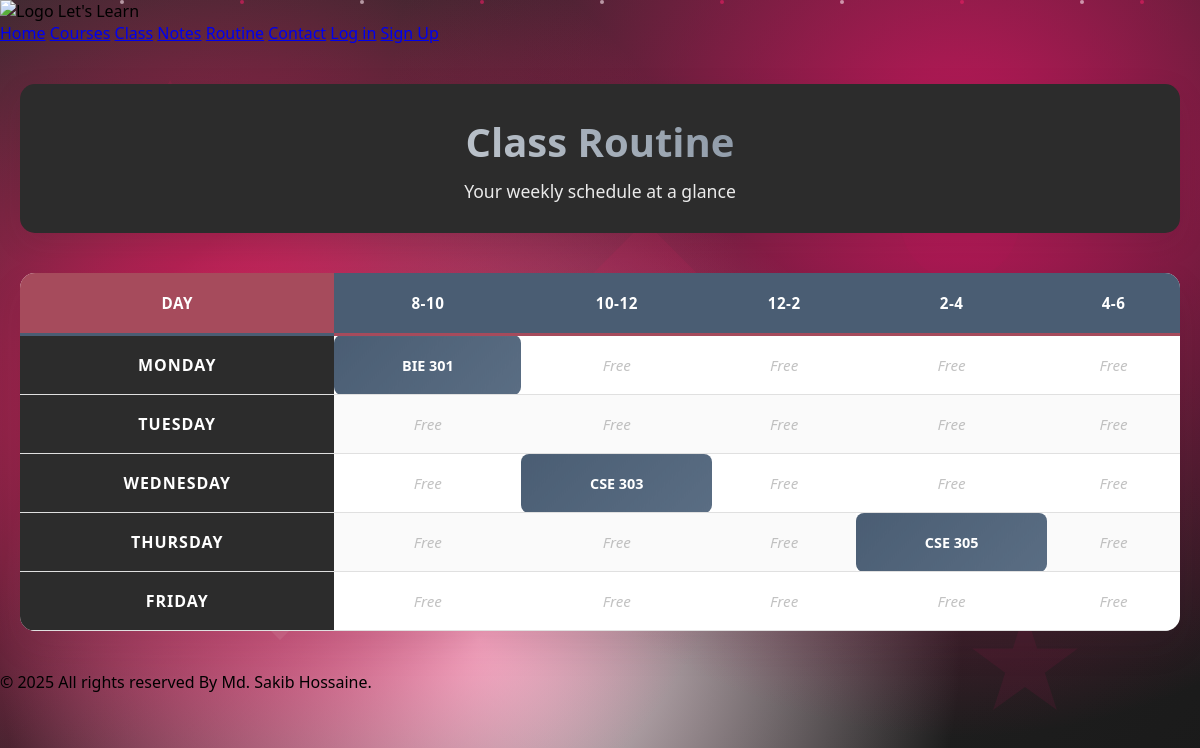
Before: /routine/ with the older database file.
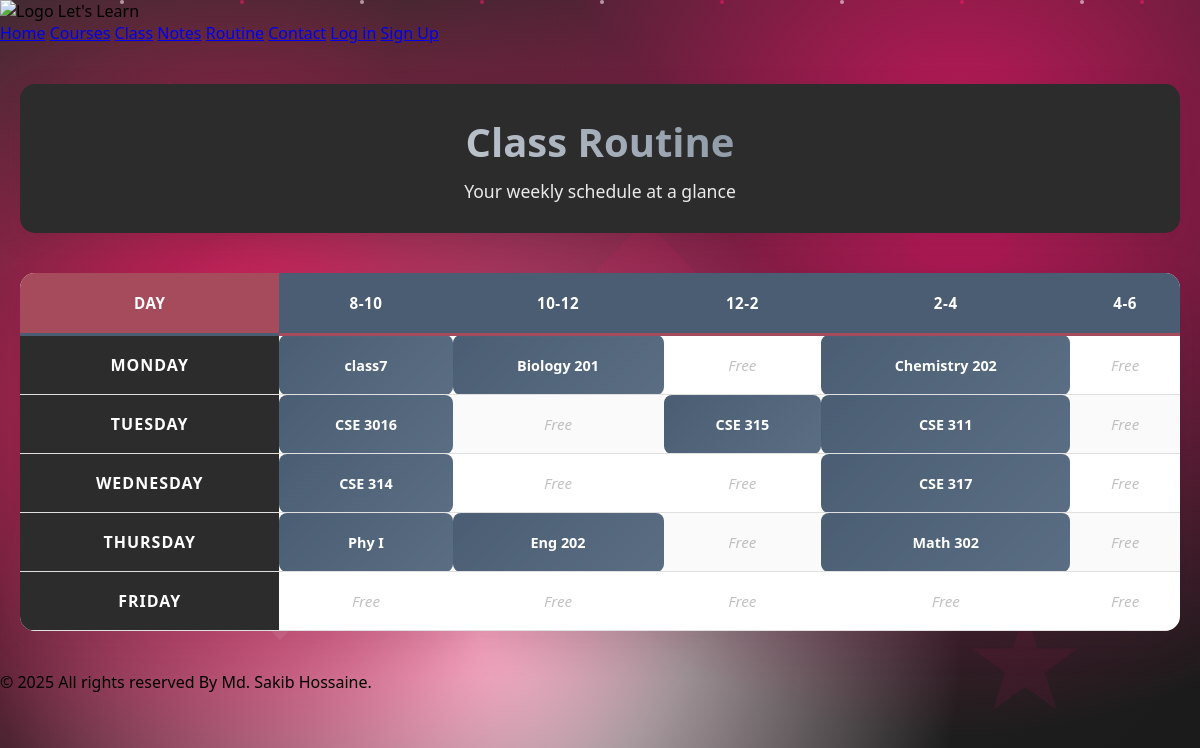
After: the same page with the newer database file.
### routine/models.py (models this page shows)
class Routine(models.Model):
    DAY_CHOICES = [
        ('Monday', 'Monday'),
        ('Tuesday', 'Tuesday'),
        ('Wednesday', 'Wednesday'),
        ('Thursday', 'Thursday'),
        ('Friday', 'Friday'),
    ]
    TIME_SLOT_CHOICES = [
        ('8-10', '8:00-10:00'),
        ('10-12', '10:00-12:00'),
        ('12-2', '12:00-2:00'),
        ('2-4', '2:00-4:00'),
        ('4-6', '4:00-6:00'),
    ]
    day = models.CharField(max_length=10, choices=DAY_CHOICES)
    time_slot = models.CharField(max_length=5, choices=TIME_SLOT_CHOICES)
    course_code = models.CharField(max_length=20)
    course_name = models.CharField(max_length=100, blank=True)
    class Meta:
        unique_together = ('day', 'time_slot')
        ordering = ['day', 'time_slot']
    def __str__(self):
        return f"{self.day} {self.get_time_slot_display()} - {self.course_code}"

### routine/views.py (the view)
# urls.py: path("", include('routine.urls')),
def routine(request):
    routines = Routine.objects.all()
    print("sakib")
    print(routines)
    days = ['Monday', 'Tuesday', 'Wednesday', 'Thursday', 'Friday']
    time_slots = ['8-10', '10-12', '12-2', '2-4', '4-6']
    timetable = []
    for day in days:
        day_row = [day]
        for slot in time_slots:
            try:
                routine = routines.get(day=day, time_slot=slot)
                day_row.append({
                    'code': routine.course_code,
                    'name': routine.course_name
                })
            except Routine.DoesNotExist:
                day_row.append(None)
        timetable.append(day_row)
    context = {
        'timetable': timetable,
        'time_slots': ['Day'] + time_slots  # Header row
    }
    return render(request, 'courses/routine.html', context)

### templates/courses/routine.html (shortened to what this page needs)
{% extends "base.html" %}
{% load static %}
{% block styles %}
    <link rel="stylesheet" href="{% static 'css/routine.css' %}" />
{% endblock styles %}
{% block content %}
    <div class="geometric-shapes">
        <div class="shape"></div>
    </div>
    <div class="particles">
    </div>
    <div class="routine-container">
        <div class="routine-header">
            <h1 class="routine-title">Class Routine</h1>
            <p class="routine-subtitle">Your weekly schedule at a glance</p>
        </div>
        <div class="table-wrapper">
            <table class="routine-table">
                <thead>
                    <tr>
                        {% for slot in time_slots %}
                            <th class="{% if forloop.first %}day-header{% else %}time-slot{% endif %}">
                                {{ slot }}
                            </th>
                        {% endfor %}
                    </tr>
                </thead>
                <tbody>
                    {% for day_row in timetable %}
                    <tr>
                        {% for cell in day_row %}
                            {% if forloop.first %}
                                <td class="day-cell">{{ cell }}</td>
                            {% else %}
                                <td class="{% if cell %}class-cell{% else %}empty-cell{% endif %}">
                                    {% if cell %}
                                        <div class="class-info">
                                            <span class="class-code">{{ cell.code }}</span>
                                        </div>
                                    {% else %}
                                        <span class="no-class">Free</span>
                                    {% endif %}
                                </td>
                            {% endif %}
                        {% endfor %}
                    </tr>
                    {% endfor %}
                </tbody>
            </table>
        </div>
    </div>
{% endblock content %}

Changed rows visible on the page:
added Routine: code "class7"
added Routine: code "Biology 201"
added Routine: code "Chemistry 202"
added Routine: code "CSE 314"
added Routine: code "CSE 317"
added Routine: code "Phy I"
added Routine: code "Eng 202"
added Routine: code "Math 302"
Other visible differences:
new list line: "CSE 3016"
new list line: "CSE 315"
new list line: "CSE 311"
list line gone: "BIE 301"
list line gone: "Free Free"
list line gone: "Free Free Free"
list line gone: "CSE 303"
list line gone: "Free"
list line gone: "CSE 305"
